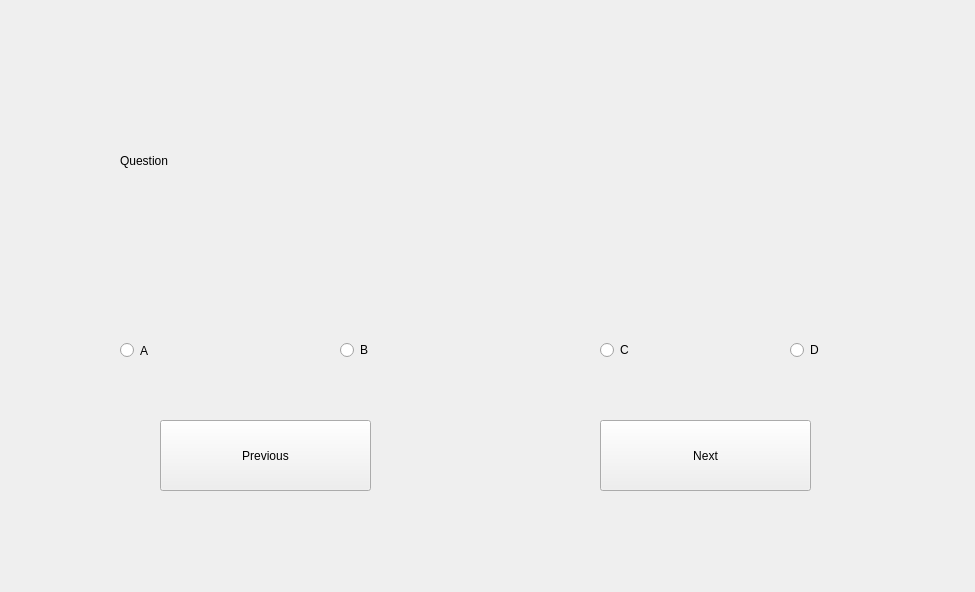
<?xml version="1.0" encoding="UTF-8"?>
<ui version="4.0">
 <class>Form</class>
 <widget class="QWidget" name="Form">
  <property name="geometry">
   <rect>
    <x>0</x>
    <y>0</y>
    <width>975</width>
    <height>592</height>
   </rect>
  </property>
  <property name="windowTitle">
   <string>Form</string>
  </property>
  <widget class="QPushButton" name="nextButton">
   <property name="geometry">
    <rect>
     <x>600</x>
     <y>420</y>
     <width>211</width>
     <height>71</height>
    </rect>
   </property>
   <property name="text">
    <string>Next</string>
   </property>
  </widget>
  <widget class="QPushButton" name="prevButton">
   <property name="geometry">
    <rect>
     <x>160</x>
     <y>420</y>
     <width>211</width>
     <height>71</height>
    </rect>
   </property>
   <property name="text">
    <string>Previous</string>
   </property>
  </widget>
  <widget class="QRadioButton" name="optionA">
   <property name="geometry">
    <rect>
     <x>120</x>
     <y>330</y>
     <width>131</width>
     <height>41</height>
    </rect>
   </property>
   <property name="text">
    <string>A</string>
   </property>
  </widget>
  <widget class="QRadioButton" name="optionB">
   <property name="geometry">
    <rect>
     <x>340</x>
     <y>340</y>
     <width>95</width>
     <height>20</height>
    </rect>
   </property>
   <property name="text">
    <string>B</string>
   </property>
  </widget>
  <widget class="QRadioButton" name="optionC">
   <property name="geometry">
    <rect>
     <x>600</x>
     <y>340</y>
     <width>95</width>
     <height>20</height>
    </rect>
   </property>
   <property name="text">
    <string>C</string>
   </property>
  </widget>
  <widget class="QRadioButton" name="optionD">
   <property name="geometry">
    <rect>
     <x>790</x>
     <y>340</y>
     <width>95</width>
     <height>20</height>
    </rect>
   </property>
   <property name="text">
    <string>D</string>
   </property>
  </widget>
  <widget class="QLabel" name="question">
   <property name="geometry">
    <rect>
     <x>120</x>
     <y>40</y>
     <width>721</width>
     <height>241</height>
    </rect>
   </property>
   <property name="text">
    <string>Question</string>
   </property>
  </widget>
 </widget>
 <resources/>
 <connections/>
</ui>
